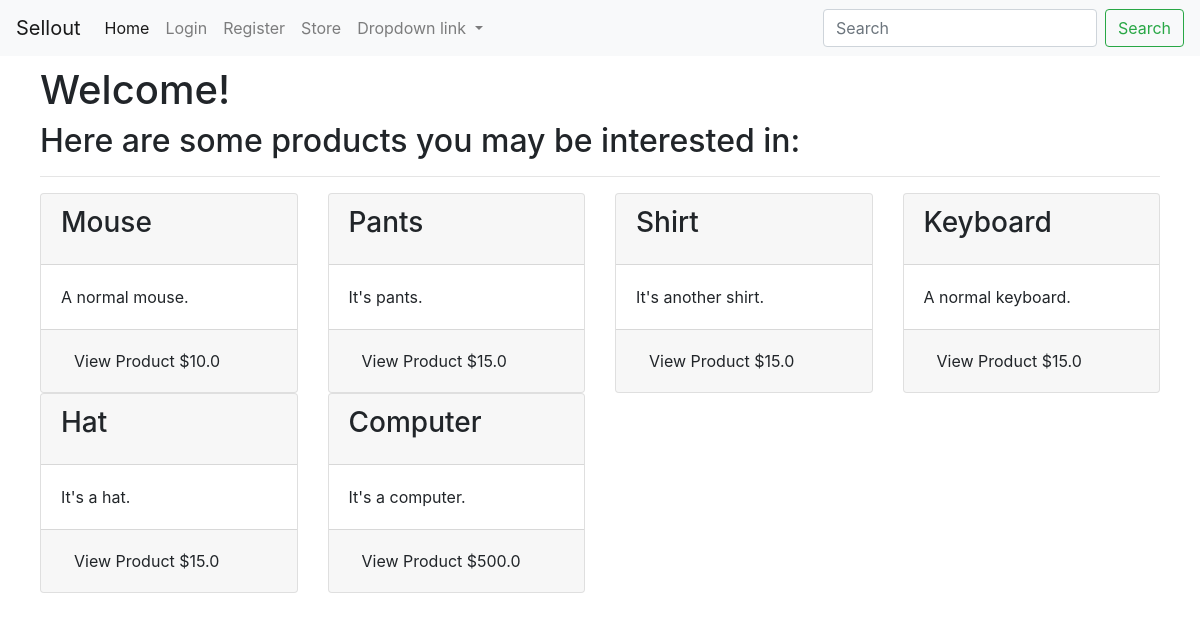
/index, run on the app's committed database.
### app/models.py (models this page shows, shortened)
class SearchableMixin(object):
    @classmethod
    def search(cls, expression, page, per_page):
        ids, total = query_index(cls.__tablename__, expression, page, per_page)
        if total == 0 or not len(ids):
            return cls.query.filter_by(id=0), 0
        when = []
        for i in range(len(ids)):
            when.append((ids[i], i))
        return cls.query.filter(cls.id.in_(ids)).order_by(
            db.case(when, value=cls.id)), total

class Item(SearchableMixin, db.Model):
    __searchable__ = ['title', 'description']
    id          = db.Column(db.Integer, primary_key=True)
    title       = db.Column(db.String(64))
    description = db.Column(db.String(300))
    price       = db.Column(db.Float)
    stock       = db.Column(db.Integer)
    featured    = db.Column(db.Boolean)
    vendorid    = db.Column(db.Integer, db.ForeignKey('user.id'))
    cartitem    = db.relationship('CartItem', backref='item', lazy='dynamic')
    tags        = db.relationship('ItemTag', backref='item', lazy='dynamic')

### app/routes.py (the view)
@app.route('/')
@app.route('/index')
def index():
    return render_template('index.html', title="Front Page", featured=Item.query.filter_by(featured=True))

### app/forms.py
class SearchForm(FlaskForm):
    query = StringField('Search', validators=[DataRequired()])
    def __init__(self, *args, **kwargs):
        if 'formdata' not in kwargs:
            kwargs['formdata'] = request.args
        if 'csrf_enabled' not in kwargs:
            kwargs['csrf_enabled'] = False
        super(SearchForm, self).__init__(*args, **kwargs)

### app/routes.py (called while the page is built)
@app.before_request
def before_request():
    g.search_form = SearchForm()

### app/templates/index.html
{% extends "base.html" %}
{% block app_content %}
    {% if not current_user.is_anonymous %}
    <h1>Welcome, {{ current_user.username }}.</h1>
    {% else %}
    <h1>Welcome!</h1>
    {% endif %}
    <h2>Here are some products you may be interested in:</h2>
    <hr>
    <div class="row">
        {% for product in featured %}
        <div class="col-md-3">
            {% include "cards/_featured_display.html"  %}
        </div>
        {% endfor %}
    </div>
{% endblock %}

### app/templates/base.html (shortened to what this page needs)
<!DOCTYPE html>
<html lang="en">
    <head>
        <link href="{{ url_for("static", filename="css/bootstrap.min.css") }}" rel="stylesheet">
    </head>
    {% block navbar %}
    <nav class="navbar navbar-expand-lg navbar-light bg-light justify-content-between">
            <a class="navbar-brand" href="{{ url_for('index') }}">Sellout</a>
            <div class="collapse navbar-collapse" id="navbarNavDropdown">
              <ul class="navbar-nav">
                <li class="nav-item active">
                  <a class="nav-link" href="{{ url_for('index') }}">Home <span class="sr-only">(current)</span></a>
                </li>
                {% if current_user.is_anonymous %}
                <li class="nav-item">
                  <a class="nav-link" href="{{ url_for('login') }}">Login</a>
                </li>
                <li class="nav-item">
                  <a class="nav-link" href="{{ url_for('register') }}">Register</a>
                </li>
                {% endif %}
                <li class="nav-item">
                  <a class="nav-link" href="#">Store</a>
                </li>
                <li class="nav-item dropdown">
                  <a class="nav-link dropdown-toggle" href="#" id="navbarDropdownMenuLink" data-toggle="dropdown" aria-haspopup="true" aria-expanded="false">
                    Dropdown link
                  </a>
                </li>
              </ul>
            </div>
            <form class="form-inline" method="get" action="{{ url_for('search') }}">
                {{ g.search_form.query(size=20, class='form-control mr-sm-2', placeholder=g.search_form.query.label.text) }}
                <button class="btn btn-outline-success my-2 my-sm-0" type="submit">Search</button>
            </form>
          </nav>
    {% endblock %}
    <body>
        {% block content %}
        <div class="container" style="padding: 10px">
            {% block app_content %}{% endblock %}
        </div>
        {% endblock %}
        <link rel="stylesheet" href="https://stackpath.bootstrapcdn.com/bootstrap/4.3.1/css/bootstrap.min.css">
    </body>
</html>

### app/templates/cards/_featured_display.html
<div class="card">
    <div class="card-header">
        <h3 class="card-title">{{ product.title }}</h3>
    </div>
    <div class="card-body">
        <p class="card-text">{{ product.description }}</p>
    </div>
    <div class="card-footer">
        <a href="{{ url_for('product', pid=product.id) }}" class="btn">View Product ${{ product.price }}</a>
    </div>
</div>

### data on the page
Item: title "Mouse", description "A normal mouse.", price "10.0"
Item: title "Pants", description "It's pants.", price "15.0"
Item: title "Shirt", description "It's another shirt.", price "15.0"
Item: title "Keyboard", description "A normal keyboard.", price "15.0"
Item: title "Hat", description "It's a hat.", price "15.0"
Item: title "Computer", description "It's a computer.", price "500.0"
